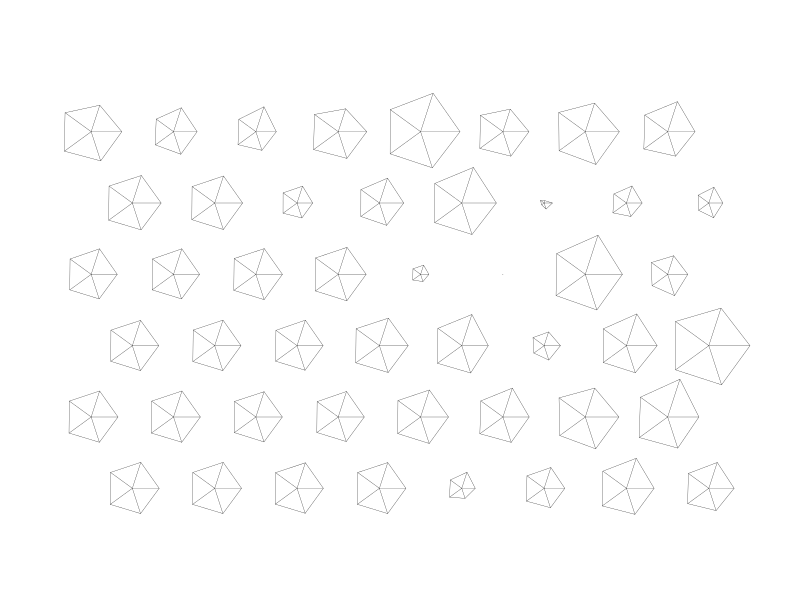
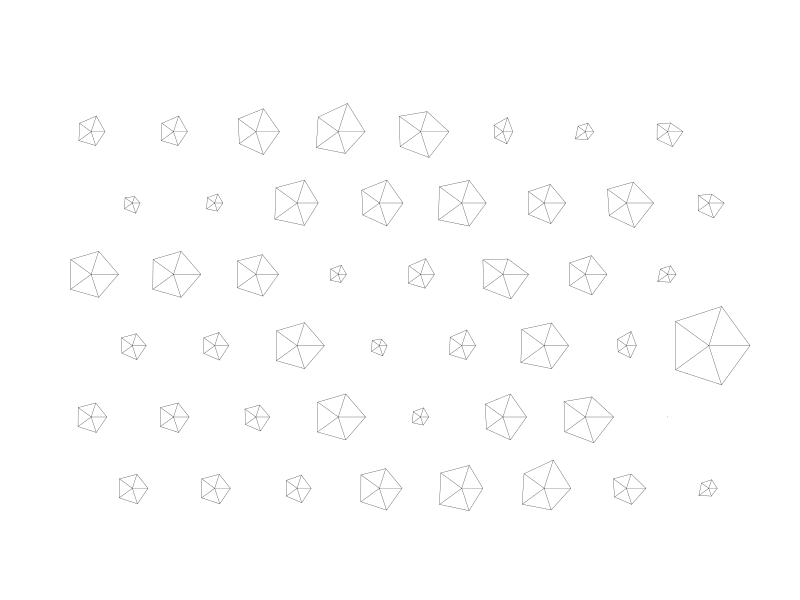

Source code (R) for these figures, in order:
library(class)


### Name: SOM
### Title: Self-Organizing Maps: Online Algorithm
### Aliases: SOM
### Keywords: classif

### ** Examples

require(graphics)
data(crabs, package = "MASS")

lcrabs <- log(crabs[, 4:8])
crabs.grp <- factor(c("B", "b", "O", "o")[rep(1:4, rep(50,4))])
gr <- somgrid(topo = "hexagonal")
crabs.som <- SOM(lcrabs, gr)
plot(crabs.som)

## 2-phase training
crabs.som2 <- SOM(lcrabs, gr,
    alpha = list(seq(0.05, 0, len = 1e4), seq(0.02, 0, len = 1e5)),
    radii = list(seq(8, 1, len = 1e4), seq(4, 1, len = 1e5)))
plot(crabs.som2)
